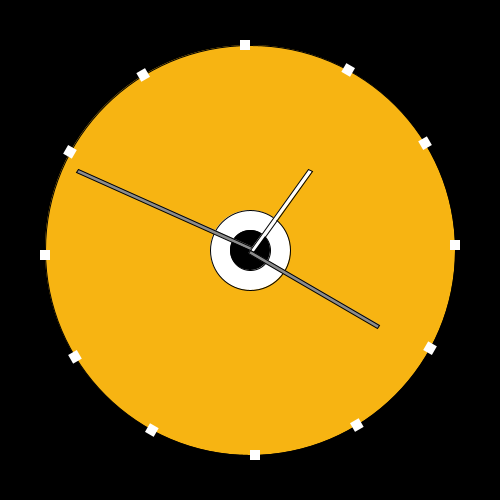
Frame 1 (no input)
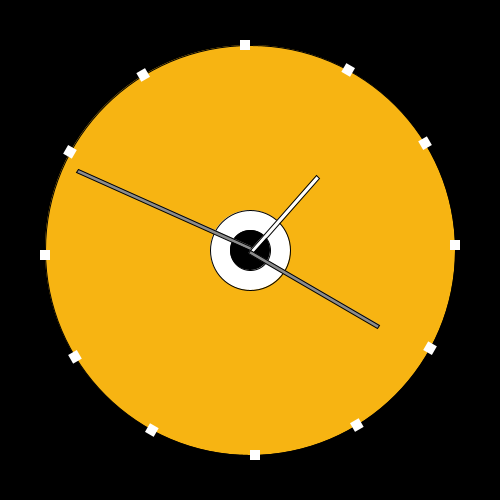
Frame 60 (the mouse pressed at the canvas centre just before this capture)
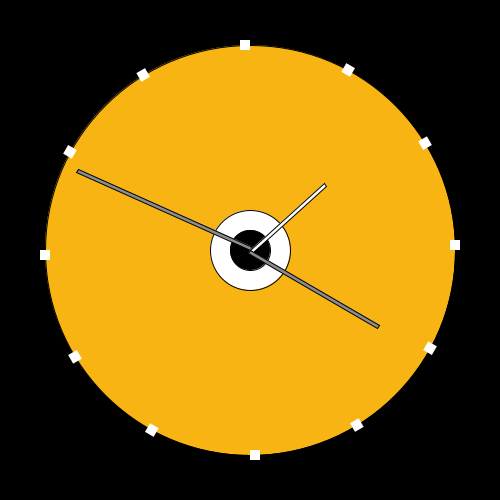
Frame 120 (the mouse held since frame 60 and released just before this capture)

The Processing sketch that drew these frames (run headless with seeded random() and noise(); from frame 60 on, the mouse is pressed at the canvas centre):

// Processing sketch: processing_120355
// ── processing_120355.pde

void setup()
{
  size(500, 500);
  background(0);
}

void draw()
{
  background(0);
  
  fill(#f7b412);
  ellipse(250,250,410,410);
  fill(255);
  ellipse(250, 250, 80, 80);
  fill(0);
  ellipse(250, 250, 40, 40);
  
  translate(width/2,height/2);
  for (int i=0; i<360; i+=30) {
  pushMatrix();
  rotate(radians(i));
  translate(0,200);
  noStroke();
  fill(255);
  rect(0,0,10,10);
  popMatrix();
}

{
float min = map(minute(), 0, 60, 0, 360);
pushMatrix();
rotate(radians(min));
stroke(0);
fill(140);
rect(0,-190,4,190);
popMatrix();

float sec = map(second(), 0, 60, 0, 360);
pushMatrix();
rotate(radians(sec));
stroke(0);
fill(255);
rect(0,-100,4,100);
popMatrix();

float h = map(hour(),0,12,0,360);
pushMatrix();
rotate(radians(h));
stroke(0);
fill(140);
rect(0,-150,4,150);
popMatrix();
}
}
  
  
  
  
 
